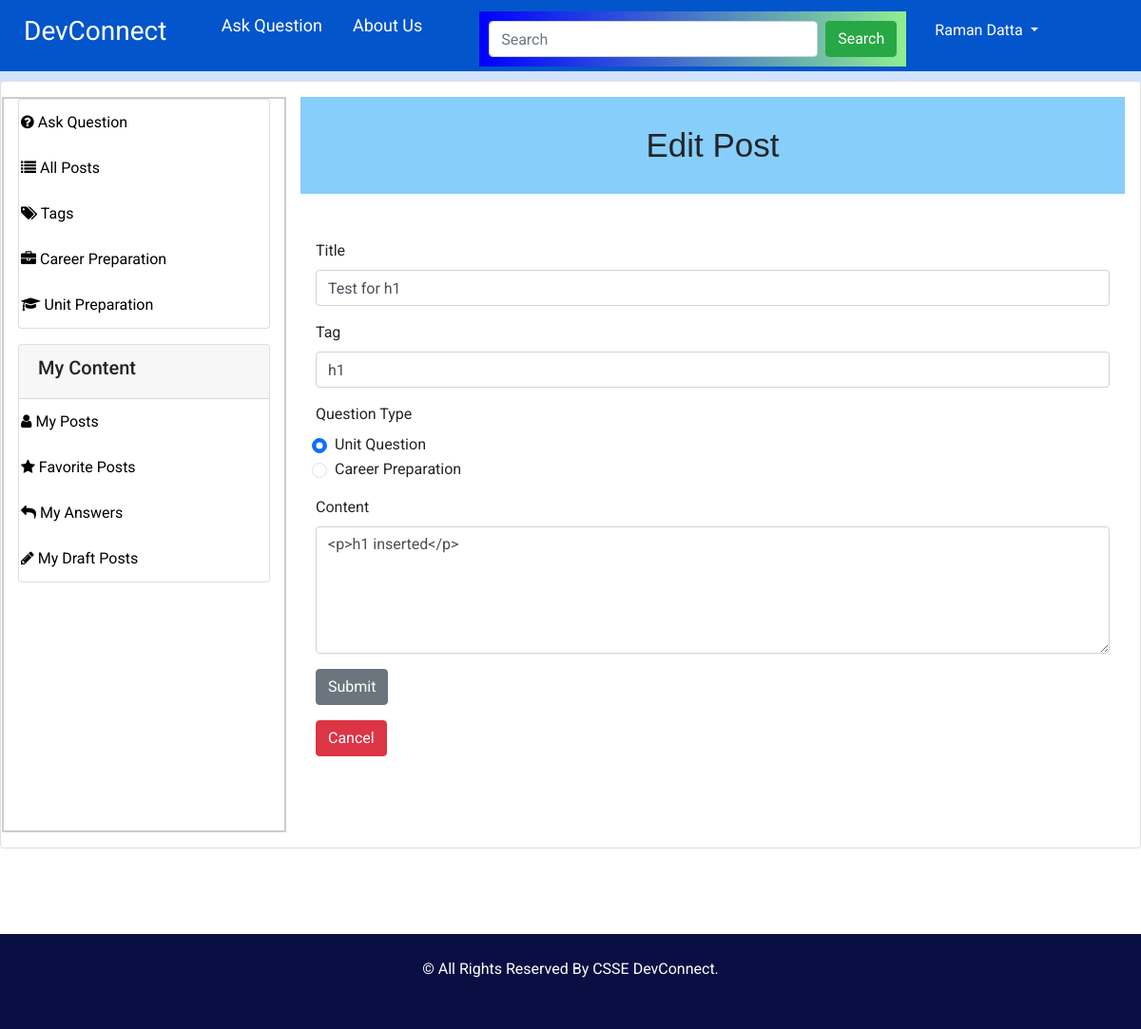
The app's page /post/5/edit (signed in) with its own data.
### app/models/model.py (models this page shows, shortened)
class Posts(db.Model):
    __tablename__ = "posts"
    id = db.Column(db.Integer, primary_key=True)
    title = db.Column(db.String(255), nullable=False)
    content = db.Column(db.Text, nullable=False)
    author_id = db.Column(db.Integer, db.ForeignKey('users.id'))
    date_posted = db.Column(db.DateTime, default=datetime.utcnow)
    deleted = db.Column(db.Boolean, default=False)
    answered = db.Column(db.Boolean, default=False)
    tag_id = db.Column(db.Integer, db.ForeignKey('tags.id'))
    career_preparation = db.Column(db.Boolean, default=False)
    is_draft = db.Column(db.Boolean, default=False)  # New column to indicate if the post is a draft
    author = db.relationship('User', backref=db.backref('posts', lazy=True))
    tag = db.relationship('Tag', backref=db.backref('posts', lazy=True))

class Tag(db.Model):
    __tablename__ = "tags"
    id = db.Column(db.Integer, primary_key=True)
    tag = db.Column(db.String(100), nullable=False)

### app/controllers/main_controller.py (the view)
@main.route('/post/<int:post_id>/edit', methods=['GET', 'POST'])
@login_required
def edit_post(post_id):
    post = Posts.query.get_or_404(post_id)
    if post.author_id != current_user.id:
        flash('You are not authorized to edit this post.', 'danger')
        return redirect(url_for('main.view_post', post_id=post_id))
    form = PostForm()
    if form.validate_on_submit():
        post.title = form.title.data
        post.content = form.content.data
        tag = Tag.query.filter_by(tag=form.tag.data).first()
        if tag is None:
            tag = Tag(tag=form.tag.data)
            db.session.add(tag)
            db.session.commit()
        post.tag_id = tag.id
        post.is_draft = False  # Remove draft status when editing a draft post
        db.session.commit()
        flash('Your post has been updated and published!', 'success')
        return redirect(url_for('main.view_post', post_id=post.id))
    elif request.method == 'GET':
        form.title.data = post.title
        form.content.data = post.content
        form.tag.data = post.tag.tag if post.tag else ''
    return render_template('main/edit_post.html', title='Edit Post', form=form, post=post)

### app/forms.py
class PostForm(FlaskForm):
    title = StringField("Title", validators=[DataRequired()])
    content = CKEditorField('Content', validators=[DataRequired()])
    tag = StringField('Tag', validators=[DataRequired()])
    question_type = RadioField('Question Type', choices=[('unit', 'Unit Question'), ('career', 'Career Preparation')], default='unit')
    submit = SubmitField("Submit")
    draft = SubmitField("Save as Draft")

### app/__init__.py (called while the page is built)
def create_app(config_class=Config):
    app = Flask(__name__)
    ckeditor = CKEditor(app)
    app.config.from_object(config_class)
    db.init_app(app)
    migrate.init_app(app, db)
    mail.init_app(app)
    login_manager.init_app(app)  # Attach LoginManager to the app
    login_manager.login_view = 'auth.login'  # Define the login view
    login_manager.login_message = "Please log in to access this page."  # Optional: Customize the login message
    @login_manager.user_loader
    def load_user(user_id):
        from app.models.model import User  # Import inside to avoid circular import issues
        user = User.query.get(int(user_id))
        return user
    from app.controllers.auth_controller import auth
    from app.controllers.main_controller import main
    app.register_blueprint(auth, url_prefix='/auth')
    app.register_blueprint(main)
    return app

### app/controllers/main_controller.py (called while the page is built)
@main.before_app_request
def add_tags_to_sidebar():
    if current_user.is_authenticated:
        tags_with_counts = db.session.query(
            Tag.id,
            Tag.tag,
            func.count(Posts.id).label('post_count')
        ).join(Posts, Posts.tag_id == Tag.id).group_by(Tag.id).all()
        g.tags = tags_with_counts
    else:
        g.tags = []

### app/models/model.py (called while the page is built)
    @property
    def is_active(self):
        return not self.is_disabled

### app/templates/main/edit_post.html (shortened to what this page needs)
{% extends "includes/layout.html" %}
{% block content %}
<div class="card p-3" style="margin-top: -10px;">
<Div class="row">
    {% include "includes/sidebar.html" %}
<div class="col-md-9">
<h1>Edit Post</h1>
<br/>
<div class="p-3 mb-5 bg-body rounded">
<form method="POST">
<div class="mb-3">
            {{ form.title.label(class="form-label", for="title") }}
            {{ form.title(class="form-control", id="title") }}
</div>
<div class="mb-3">
            {{ form.tag.label(class="form-label", for="tag") }}
            {{ form.tag(class="form-control", id="autocomplete") }}
</div>
<div class="mb-3">
            {{ form.question_type.label(class="form-label") }}
            {% for subfield in form.question_type %}
<div class="form-check">
                    {{ subfield(class="form-check-input") }}
<label class="form-check-label" for="{{ subfield.id }}">{{ subfield.label.text }}</label>
</div>
            {% endfor %}
</div>
<div class="mb-3">
            {{ form.content.label(class="form-label", for="content") }}
            {{ form.content(class="form-control", id="content", rows="5") }}
</div>
<div class="mb-3">
            {{ form.submit(class="btn btn-secondary", id="submit") }}
</div>
<div class="mb-3">
<a href="{{ url_for('main.posts') }}" class="btn btn-danger">Cancel</a>
</div>
</form>
</div>
</div></Div></div>
{% endblock %}

### app/static/css/style.css (style rules this page uses)
body { font-family: "Roboto", sans-serif; color: #040000; }
h1, h2 { font-family: 'Merriweather Sans', sans-serif; }
a, a:hover, a:focus { text-decoration: none; }

### records on screen
Posts: title "Test for h1", content "<p>h1 inserted</p>"
Tag: tag "h1"

### other values on screen
{{ session['user_name'] }} "Raman Datta"
{{ subfield.label.text }} "Unit Question" "Career Preparation"
